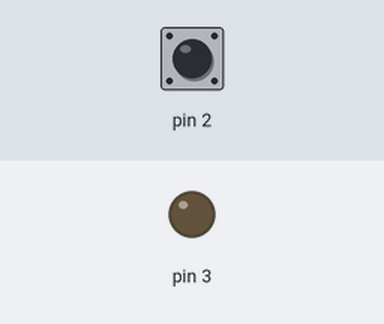
The sketch below on a simulated Arduino Uno, built with avr-gcc and run on an emulated ATmega328P. Shown: output pins drawn as LEDs (lit = HIGH). The test bench sets the inputs (shaded band); at power-on: pin 2 HIGH.

Above: at 1.2 s.
1.3 s: pin 2 pulled LOW for 0.15 s
At 1.37 s:
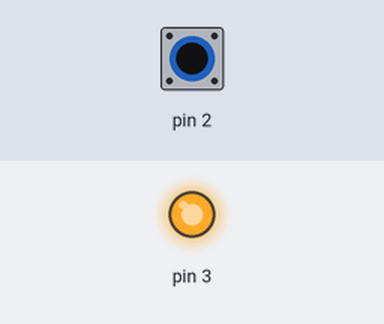
2.9 s: pin 2 pulled LOW for 3.2 s
At 6.4 s:
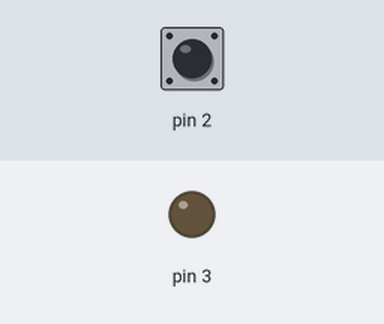
Timing chart, 0 to 7.9 s (numbered marks = the images above; inputs shaded):
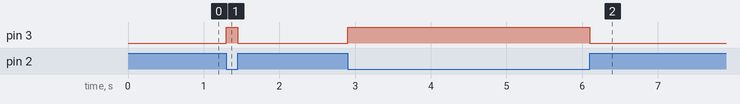

The sketch:

01_Digital_input.ino
```cpp
void setup() {
    pinMode(2, INPUT_PULLUP);
    pinMode(3, OUTPUT);
}
void loop(){
    int sw = digitalRead(2);
    if (sw == 0) {
        digitalWrite(3, 1);
    } else {
        digitalWrite(3, 0);
    }
}
```

Measured:
- after the input at 1.3 s, pin 3: LOW → HIGH at once, → LOW 0.15 s later
- after the input at 2.9 s, pin 3: LOW → HIGH at once, → LOW 3.2 s later
